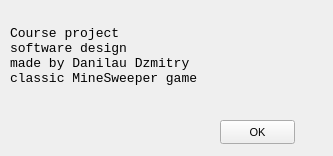
<?xml version="1.0" encoding="UTF-8"?>
<ui version="4.0">
 <class>AboutDialog</class>
 <widget class="QWidget" name="AboutDialog">
  <property name="geometry">
   <rect>
    <x>0</x>
    <y>0</y>
    <width>333</width>
    <height>156</height>
   </rect>
  </property>
  <property name="windowTitle">
   <string>MineSweeper - About</string>
  </property>
  <property name="windowIcon">
   <iconset resource="resource.qrc">
    <normaloff>:/Images/icon.ico</normaloff>:/Images/icon.ico</iconset>
  </property>
  <widget class="QLabel" name="pAboutLabel">
   <property name="geometry">
    <rect>
     <x>10</x>
     <y>0</y>
     <width>291</width>
     <height>111</height>
    </rect>
   </property>
   <property name="font">
    <font>
     <family>Consolas</family>
     <pointsize>10</pointsize>
    </font>
   </property>
   <property name="lineWidth">
    <number>5</number>
   </property>
   <property name="text">
    <string>Course project 
software design
made by Danilau Dzmitry
classic MineSweeper game</string>
   </property>
   <property name="wordWrap">
    <bool>true</bool>
   </property>
  </widget>
  <widget class="QPushButton" name="pCloseButton">
   <property name="geometry">
    <rect>
     <x>220</x>
     <y>120</y>
     <width>75</width>
     <height>24</height>
    </rect>
   </property>
   <property name="font">
    <font>
     <pointsize>8</pointsize>
    </font>
   </property>
   <property name="text">
    <string>OK</string>
   </property>
   <property name="autoDefault">
    <bool>true</bool>
   </property>
  </widget>
 </widget>
 <resources>
  <include location="resource.qrc"/>
 </resources>
 <connections>
  <connection>
   <sender>pCloseButton</sender>
   <signal>clicked()</signal>
   <receiver>AboutDialog</receiver>
   <slot>close()</slot>
   <hints>
    <hint type="sourcelabel">
     <x>257</x>
     <y>131</y>
    </hint>
    <hint type="destinationlabel">
     <x>166</x>
     <y>77</y>
    </hint>
   </hints>
  </connection>
 </connections>
</ui>
